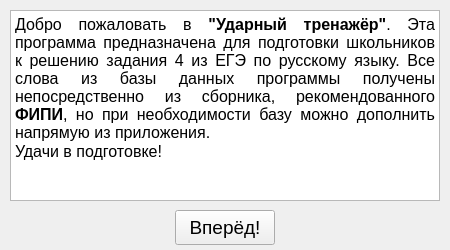
<?xml version="1.0" encoding="UTF-8"?>
<ui version="4.0">
 <class>MainWindow</class>
 <widget class="QMainWindow" name="MainWindow">
  <property name="geometry">
   <rect>
    <x>0</x>
    <y>0</y>
    <width>450</width>
    <height>250</height>
   </rect>
  </property>
  <property name="windowTitle">
   <string>Добро пожаловать!</string>
  </property>
  <widget class="QWidget" name="centralwidget">
   <widget class="QPushButton" name="continue_but">
    <property name="geometry">
     <rect>
      <x>175</x>
      <y>210</y>
      <width>100</width>
      <height>35</height>
     </rect>
    </property>
    <property name="font">
     <font>
      <pointsize>14</pointsize>
     </font>
    </property>
    <property name="text">
     <string>Вперёд!</string>
    </property>
   </widget>
   <widget class="QTextBrowser" name="textBrowser">
    <property name="geometry">
     <rect>
      <x>10</x>
      <y>10</y>
      <width>430</width>
      <height>191</height>
     </rect>
    </property>
    <property name="html">
     <string>&lt;!DOCTYPE HTML PUBLIC &quot;-//W3C//DTD HTML 4.0//EN&quot; &quot;http://www.w3.org/TR/REC-html40/strict.dtd&quot;&gt;
&lt;html&gt;&lt;head&gt;&lt;meta name=&quot;qrichtext&quot; content=&quot;1&quot; /&gt;&lt;style type=&quot;text/css&quot;&gt;
p, li { white-space: pre-wrap; }
&lt;/style&gt;&lt;/head&gt;&lt;body style=&quot; font-family:'MS Shell Dlg 2'; font-size:8.25pt; font-weight:400; font-style:normal;&quot;&gt;
&lt;p align=&quot;justify&quot; style=&quot; margin-top:0px; margin-bottom:0px; margin-left:0px; margin-right:0px; -qt-block-indent:0; text-indent:0px;&quot;&gt;&lt;span style=&quot; font-size:12pt;&quot;&gt;Добро пожаловать в &lt;/span&gt;&lt;span style=&quot; font-size:12pt; font-weight:600;&quot;&gt;&amp;quot;Ударный тренажёр&amp;quot;&lt;/span&gt;&lt;span style=&quot; font-size:12pt;&quot;&gt;. Эта программа предназначена для подготовки школьников к решению задания 4 из ЕГЭ по русскому языку. Все слова из базы данных программы получены непосредственно из сборника, рекомендованного&lt;/span&gt;&lt;span style=&quot; font-size:12pt; font-weight:600;&quot;&gt; ФИПИ&lt;/span&gt;&lt;span style=&quot; font-size:12pt;&quot;&gt;, но при необходимости базу можно дополнить напрямую из приложения.&lt;/span&gt;&lt;/p&gt;
&lt;p align=&quot;justify&quot; style=&quot; margin-top:0px; margin-bottom:0px; margin-left:0px; margin-right:0px; -qt-block-indent:0; text-indent:0px;&quot;&gt;&lt;span style=&quot; font-size:12pt;&quot;&gt;Удачи в подготовке!&lt;/span&gt;&lt;/p&gt;&lt;/body&gt;&lt;/html&gt;</string>
    </property>
   </widget>
  </widget>
 </widget>
 <resources/>
 <connections/>
</ui>
